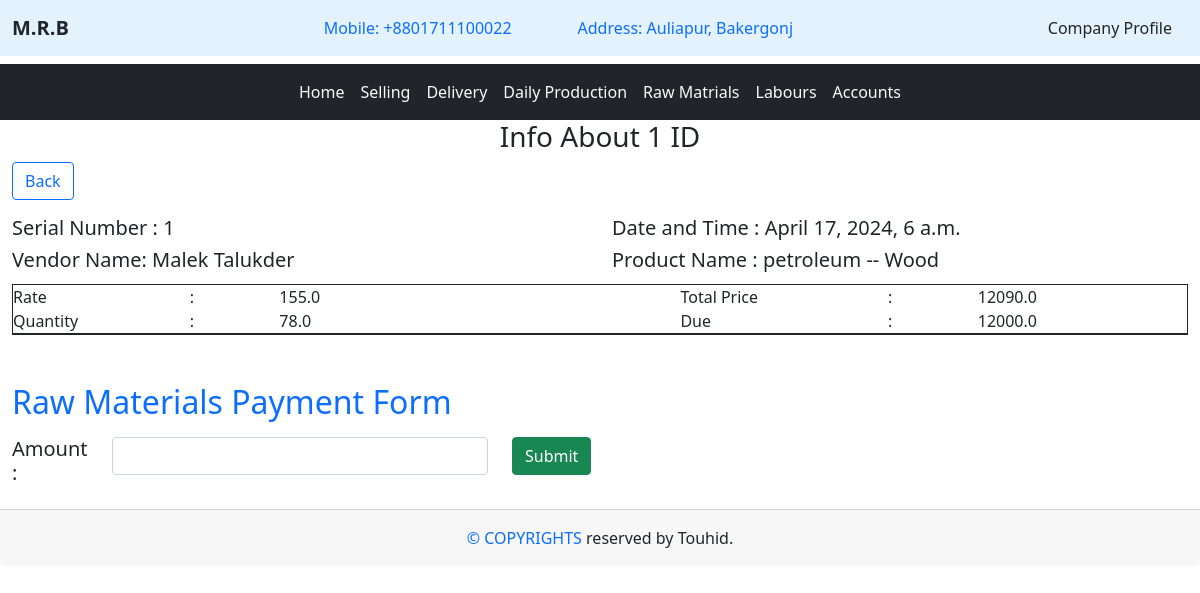
The page /materials/due_details/1/Malek Talukder (signed in) on the database its author committed.
### home/models.py (models this page shows, shortened)
class Company(models.Model):
    cname = models.TextField(max_length=20)
    cmobile = models.TextField(max_length=14)
    caddress = models.TextField(max_length=100)

### raw_materials/models.py (models this page shows, shortened)
class Petroleum(models.Model):
    PETROLEUM_CHOICE = [
        ('Coal', 'Coal'),
        ('Wood', 'Wood'),
    ]
    petroleum_type = models.CharField(max_length=10, choices = PETROLEUM_CHOICE)
    vendor_name = models.CharField(max_length=50)
    quantity = models.FloatField()
    rate = models.FloatField()
    total_price = models.FloatField()
    done_payment = models.FloatField()
    due = models.FloatField()
    issue_date = models.DateTimeField(auto_now_add=True, null=True)

### raw_materials/views.py (the view)
# urls.py: path('due_details/<int:id>/<str:vendor_name>', views.due_details, name='due_details'),
@login_required
def due_details(request, id, vendor_name):
    cprofile = get_object_or_404(Company, id=1)
    soil_data = Soil.objects.filter(id=id, vendor_name=vendor_name).first()
    if soil_data is None:
        petroleum_data = Petroleum.objects.filter(id=id, vendor_name=vendor_name).first()
        if petroleum_data:
            data = petroleum_data
            data_type = 'petroleum'
        else:
            raise Http404("Data not found")
    else:
        data = soil_data
        data_type = 'soil'
    context = {
        'data': data,
        'data_type': data_type,
        'profile' : cprofile,
    }
    return render(request, 'raw_materials/due_details.html', context)

### Templates/raw_materials/due_details.html (shortened to what this page needs)
{% extends "base.html" %}
{% block content %}
<div class="container-fluid">
    <h3 class="text-center">Info About {{data.id}} ID</h3>
    <div class="mt-2 mb-3">
		<a href="{% url 'due_materials' %}" class="btn btn-outline-primary">Back</a>
	</div>
    {% if data_type == 'soil' %}
    <div class="row">
        <div class="col-sm-6">
            <h5>Serial Number : {{data.id}}</h5>
            <h5>Vendor Name: {{data.vendor_name}}</h5>
        </div>
        <div class="col-sm-6">
            <h5>Date and Time : {{data.issue_date}}</h5>
            <h5>Product Name : {{data_type}}</h5>
        </div>
    </div>
    <div class="mt-1 border border-dark">
        <table class="table table-borderless m-0 p-0">
            <tr class="m-0 p-0">
                <td class="m-0 p-0">Rate</td>
                <td class="ps-3 pe-3 m-0 p-0">:</td>
                <td class="m-0 p-0 ps-3 pe-3">{{data.rate}}</td>
                <td class="ps-5 pe-5 m-0 p-0"></td>
                <td class="m-0 p-0">Total Price</td>
                <td class="ps-3 pe-3 m-0 p-0">:</td>
                <td class="m-0 p-0 ps-3 pe-3">{{data.total_price}}</td>
            </tr>
            <tr class="border-bottom border-dark m-0 p-0">
                <td class="m-0 p-0">Quantity</td>
                <td class="ps-3 pe-3 m-0 p-0">:</td>
                <td class="m-0 p-0 ps-3 pe-3">{{data.quantity}}</td>
                <td class="ps-5 pe-5 m-0 p-0"></td>
                <td class="m-0 p-0">Due</td>
                <td class="ps-3 pe-3 m-0 p-0">:</td>
                <td class="m-0 p-0 ps-3 pe-3">{{data.due}}</td>
            </tr>
        </table>
    </div>
    {% elif data_type == 'petroleum' %}
    <div class="row">
        <div class="col-sm-6">
            <h5>Serial Number : {{data.id}}</h5>
            <h5>Vendor Name: {{data.vendor_name}}</h5>
        </div>
        <div class="col-sm-6">
            <h5>Date and Time : {{data.issue_date}}</h5>
            <h5>Product Name : {{data_type}} -- {{data.petroleum_type}}</h5>
        </div>
    </div>
    <div class="mt-1 border border-dark">
        <table class="table table-borderless m-0 p-0">
            <tr class="m-0 p-0">
                <td class="m-0 p-0">Rate</td>
                <td class="ps-3 pe-3 m-0 p-0">:</td>
                <td class="m-0 p-0 ps-3 pe-3">{{data.rate}}</td>
                <td class="ps-5 pe-5 m-0 p-0"></td>
                <td class="m-0 p-0">Total Price</td>
                <td class="ps-3 pe-3 m-0 p-0">:</td>
                <td class="m-0 p-0 ps-3 pe-3">{{data.total_price}}</td>
            </tr>
            <tr class="border-bottom border-dark m-0 p-0">
                <td class="m-0 p-0">Quantity</td>
                <td class="ps-3 pe-3 m-0 p-0">:</td>
                <td class="m-0 p-0 ps-3 pe-3">{{data.quantity}}</td>
                <td class="ps-5 pe-5 m-0 p-0"></td>
                <td class="m-0 p-0">Due</td>
                <td class="ps-3 pe-3 m-0 p-0">:</td>
                <td class="m-0 p-0 ps-3 pe-3">{{data.due}}</td>
            </tr>
        </table>
    </div>
    {% endif %}
    {% if data.due != 0 %}
        <h2 class="text-primary mt-5">Raw Materials Payment Form</h2>
        <form action="{% url 'due_invoice' data.id data_type %}" method="POST">
            <div class="row mt-3 mb-3">
                <div class="col-md-1"><h5>Amount : </h5></div>
                <div class="col-md-4">
                    <div class="mb-3">
                        <input type="number" name="amount" class="form-control" id="delivery_quentity">
                    </div>
                </div>
                <div class="col-md-2">
                    <button class="btn btn-success" type="submit">Submit</button>
                </div>
                <div class="col-md-5"></div>
            </div>
        </form>
    {% endif %}
</div>
{% endblock content %}

### Templates/base.html (shortened to what this page needs)
<!DOCTYPE html>
{% load static %}
<html lang="en">
<head>
    <link rel="stylesheet" href="{% static 'bootstrap/css/bootstrap.min.css' %}">
</head>
<body>
    <header>
        <nav class="navbar navbar-expand-lg" style="background-color: #e3f2fd;">
            <div class="container-fluid">
                <a class="navbar-brand text-dark" href="{% url "home" %}"><b>{{ profile.cname }}</b></a>
                <div class="collapse navbar-collapse" id="navbarSupportedContent">
                    <ul class="navbar-nav m-auto mb-2 mb-lg-0">
                        <li class="nav-item">
                            <a class="nav-link" aria-current="page" href="#">Mobile: {{ profile.cmobile }}</a>
                        </li>
                        <li class="nav-item" style="margin-left: 50px;">
                            <a class="nav-link" aria-current="page" href="#">Address: {{ profile.caddress }}</a>
                        </li>
                    </ul>
                    <div class="d-flex" role="search">
                        <a href="{% url 'company' %}" class="nav-link text-dark">Company Profile</a>
                    </div>
                </div>
            </div>
        </nav>
    </header>
    <div class="mt-2">
        <nav class="navbar navbar-expand-lg bg-dark">
            <div class="container-fluid">
                <div class="collapse navbar-collapse" id="navbarSupportedContent">
                    <ul class="navbar-nav m-auto mb-2 mb-lg-0">
                        <li class="nav-item">
                            <a class="nav-link active text-light" aria-current="page" href="{% url 'home' %}">Home</a>
                        </li>
                        <li class="nav-item">
                            <a class="nav-link active text-light" aria-current="page" href="{% url 'selling' %}">Selling</a>
                        </li>
                        <li class="nav-item">
                            <a class="nav-link active text-light" aria-current="page" href="{% url 'delivery' %}">Delivery</a>
                        </li>
                        <li class="nav-item">
                            <a class="nav-link active text-light" aria-current="page" href="{% url 'production' %}">Daily Production</a>
                        </li>
                        <li class="nav-item">
                            <a class="nav-link active text-light" aria-current="page" href="{% url 'raw_materials' %}">Raw Matrials</a>
                        </li>
                        <li class="nav-item">
                            <a class="nav-link active text-light" aria-current="page" href="{% url 'labours' %}">Labours</a>
                        </li>
                        <li class="nav-item">
                            <a class="nav-link active text-light" aria-current="page" href="{% url 'accounts' %}">Accounts</a>
                        </li>
                    </ul>
                </div>
            </div>
        </nav>
    </div>
    {% block content %}
    {% endblock content %}
    <footer>
        <div class="card-footer text-center p-3 mt-3">
            <span class="text-primary"><span>&#169</span> COPYRIGHTS</span> reserved by Touhid.
        </div>
    </footer>
</body>
</html>

### rows shown on the page
Company: cname "M.R.B", cmobile "+8801711100022", caddress "Auliapur, Bakergonj"
Petroleum: id "1", vendor_name "Malek Talukder", issue_date "April 17, 2024, 6 a.m.", petroleum_type "Wood", rate "155.0", total_price "12090.0", quantity "78.0", due "12000.0"

### other values the page prints
{{ data_type }} "petroleum"
